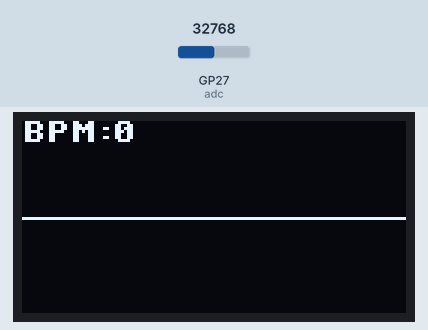
Recording of a program running on a simulated Raspberry Pi Pico running MicroPython. Shown: 128×64 one-colour display. The inputs (shaded band) are chosen by the test bench; at power-on: GP27 (adc) = 32768 (analog values on the 0–65535 scale).

Above: at 1.2 s.
1.3 s: GP27 (adc) set to 31696
At 1.81 s:
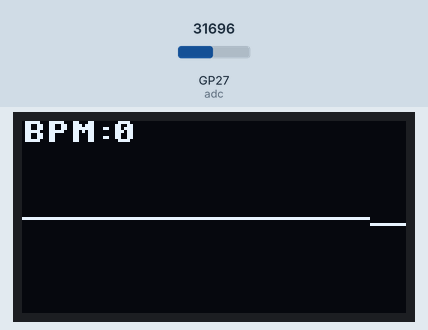
4.3 s: GP27 (adc) set to 32767
At 4.59 s:
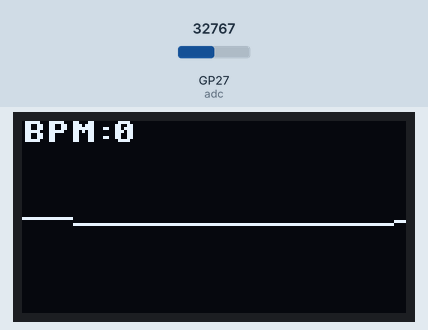
5.9 s: GP27 (adc) set to 36655
At 10.9 s:
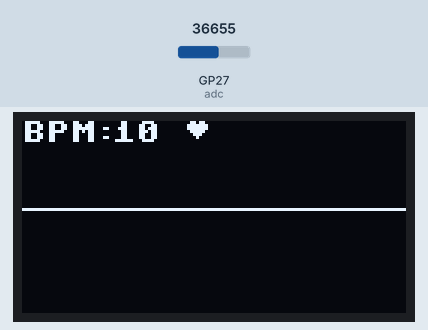
Timing chart, 0 to 12.4 s (numbered marks = the images above; inputs shaded):
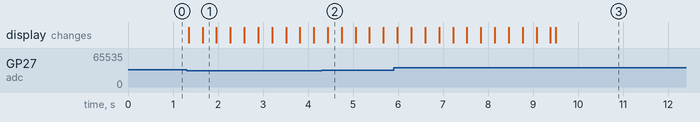

Measured:
- after the input at 1.3 s, the display: first changes after 0.05 s (image 1 shows a later state)

The program:

hr_detect.py
```python
import time
from machine import Pin, ADC, I2C, UART, Timer, PWM
from ssd1306 import SSD1306_I2C

i2c = I2C(1, scl=Pin(15), sda=Pin(14), freq=400000)
oled = SSD1306_I2C(128, 64, i2c)

adc = ADC(1)

# oled
width = 128
height = 64

# käyrän keskitys
center_y = height // 2

# skaalataan jotta käyrä mahtuu näytölle
def scale(value):
    return int((value / 65535) * height)

# bufferi aikasemmille arvoille
waveform = [center_y] * width

# hr variables
threshold = 36000
last_beat_time = time.ticks_ms()
beat_detected = False
bpm_list = []
avg_bpm = 0

# sydän
def draw_heart(x, y, size=1, filled=True):
    shape = [
        " 00 00 ",
        "0000000",
        "0000000",
        " 00000 ",
        "  000  ",
        "   0   "
    ]
    for row, line in enumerate(shape):
        for col, c in enumerate(line):
            if c == "0":
                for dx in range(size):
                    for dy in range(size):
                        oled.pixel(x + col * size + dx, y + row * size + dy, 1 if filled else 0)

while True:
    # lukee sensorin arvon ja skaalataan
    raw = adc.read_u16()
    #print("ADC:", raw)
    y = height - scale(raw)  # käännetään y-akseli, jotta käyrät näkyy ylöspäin

    # jatkuva tulostus
    waveform.pop(0)
    waveform.append(y)

    now = time.ticks_ms()

    if raw > threshold and not beat_detected:
        beat_detected = True
        interval = time.ticks_diff(now, last_beat_time)

        if interval > 250:
            bpm = int (60000 / interval)
            bpm_list.append(bpm)
            last_beat_time = now

            if len(bpm_list) > 10:
                bpm_list.pop(0)

    elif raw < threshold - 3000:
        beat_detected = False
    if bpm_list:
        avg_bpm = int(sum(bpm_list) / len(bpm_list))

    # tyhjennetään näyttö
    oled.fill(0)

    # piirretään käyrä
    for x in range(width):
        oled.pixel(x, waveform[x], 1)

    oled.text("BPM:", 0, 0)
    oled.text(str(avg_bpm), 30, 0)

    if beat_detected:
        draw_heart(55, 0, size = 1, filled = True)
    else:
        draw_heart(55, 0, size = 1, filled = False)

    oled.show()
    time.sleep(0.001)
```
